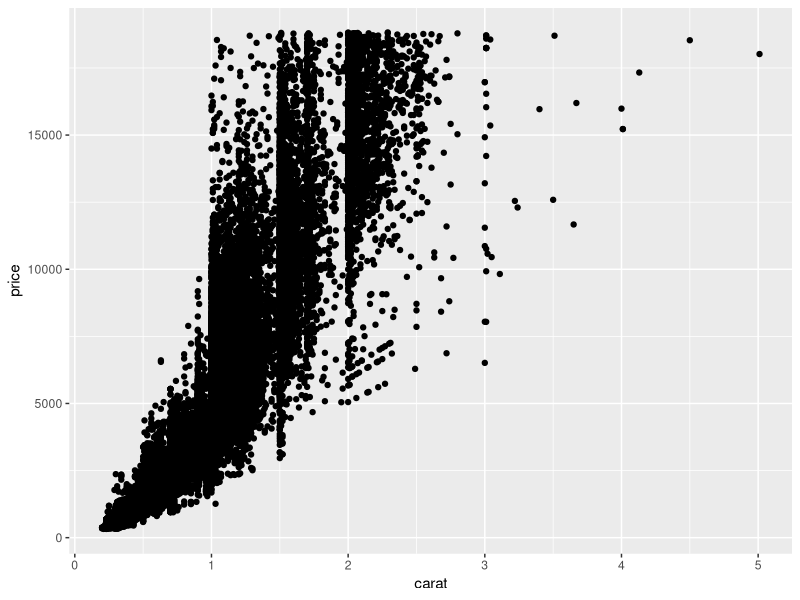
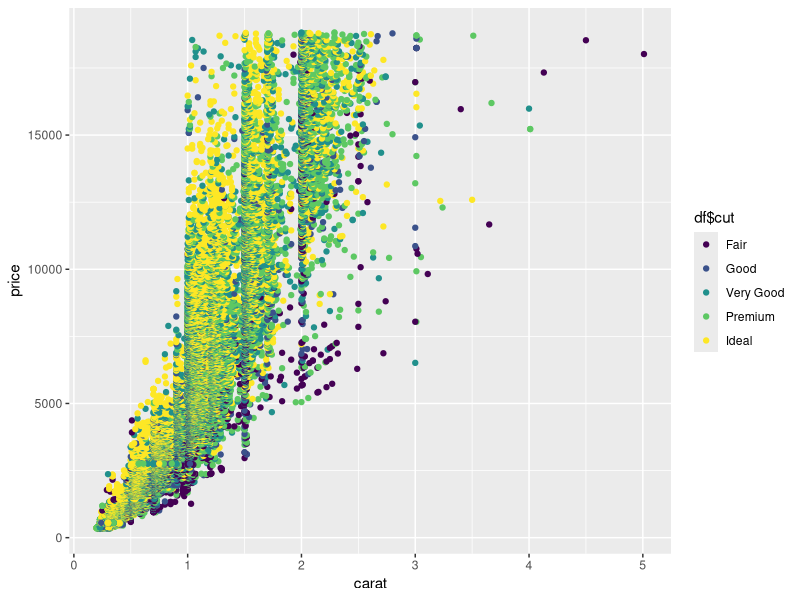
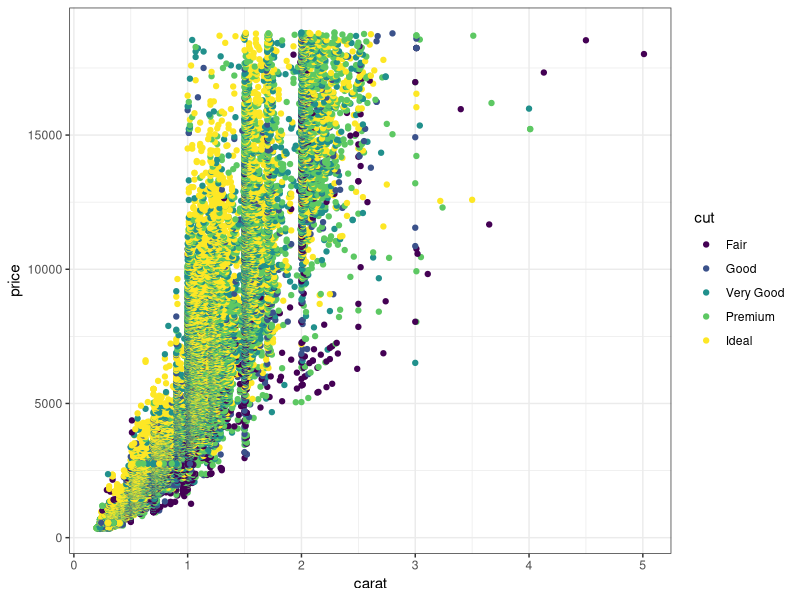

Generate these figures, in order, with R:
# Graphics using ggplot2

library(ggplot2)

df <- diamonds

ggplot(df, aes(carat, price)) +
  geom_point()

ggplot(df, aes(carat, price, colour = df$cut)) +
  geom_point()

ggplot(df, aes(carat, price, colour = cut)) +
  geom_point() +
  theme_bw()
